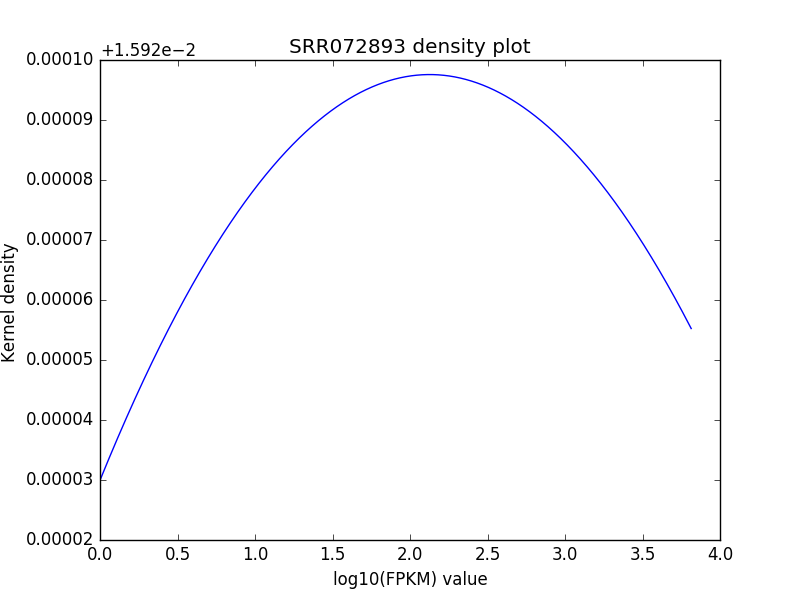

This figure's Python source:
#!/usr/bin/env python

"""

Usage: ./01-timecourse.py <metadata.csv> <ctab file> <ctab_dir>

~/data/fastq/samples.csv ~/data/fastq/replicates.csv ~/data/results/stringtie/

"""



import sys
import pandas as pd
import matplotlib.pyplot as plt
import numpy as np
from scipy.stats import gaussian_kde



df = pd.read_table(sys.argv[1]) #SRR072893 ------------1
df = df["FPKM"].values #collect
df_log = np.log10(df)

#df_f = df[f].values #update

#data = [1.5]*7 + [2.5]*2 + [3.5]*8 + [4.5]*3 + [5.5]*1 + [6.5]*8
density = gaussian_kde(df)
xs = np.linspace(0, max(df_log), 10000)
density.covariance_factor = lambda : .25
density._compute_covariance()
plt.plot(xs,density(xs))
plt.title("SRR072893 density plot")         

plt.xlabel("log10(FPKM) value")                   
plt.ylabel("Kernel density ")
plt.savefig("day4-homework-04_density-plot.png")        
#plt.show()
plt.close()






#plt.figure()
#plt.scatter(a, m, alpha = 0.1)
#plt.title("SRR072893 / SRR072915 MA-plot")         
#plt.xlabel("A")                   
#plt.ylabel("M")  
#plt.savefig("day4-homework-03_MA-plot.png")        
#plt.close()                      











